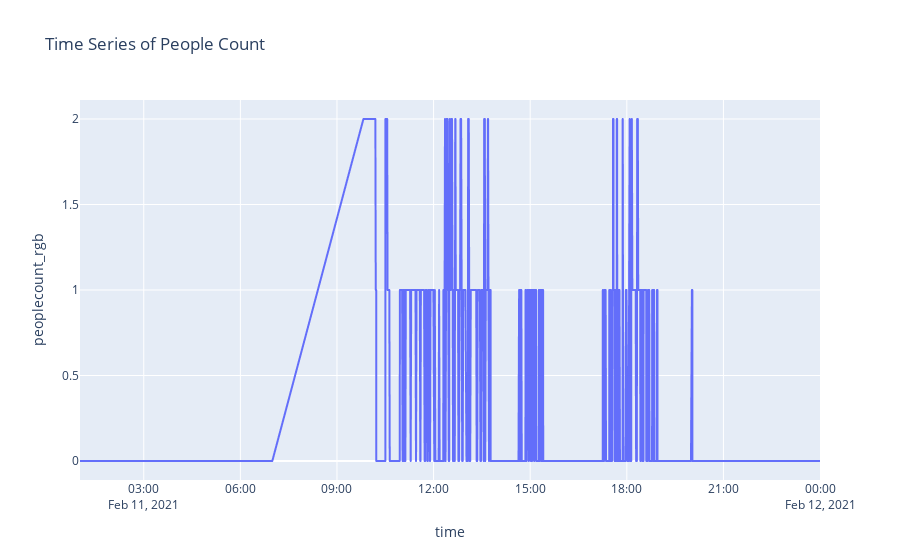
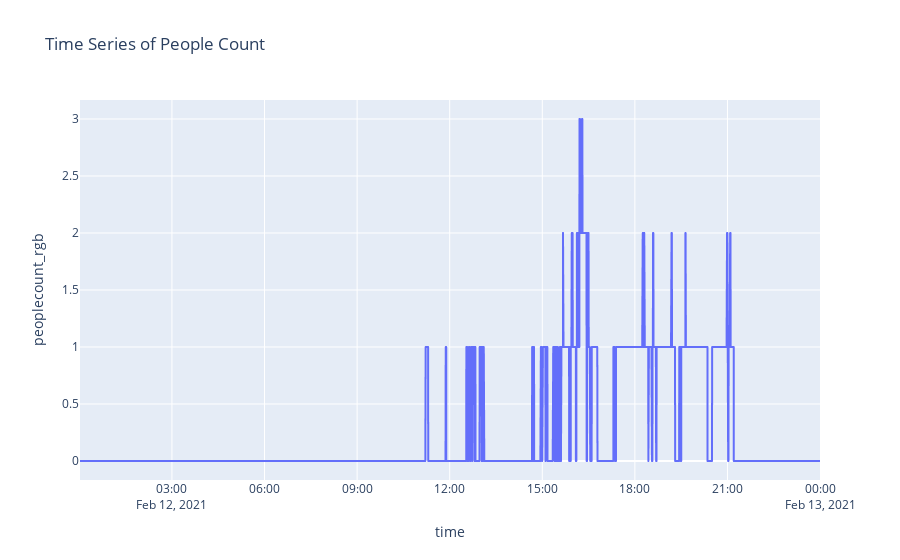
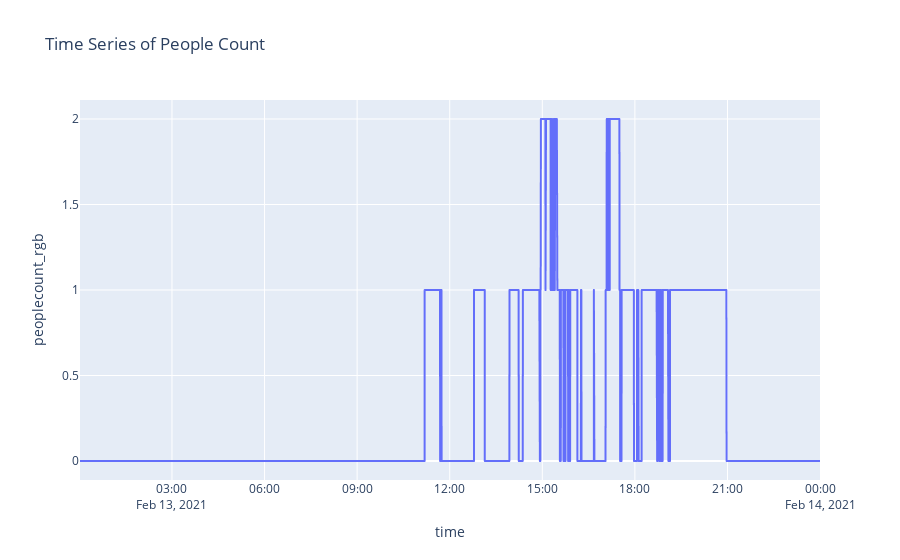
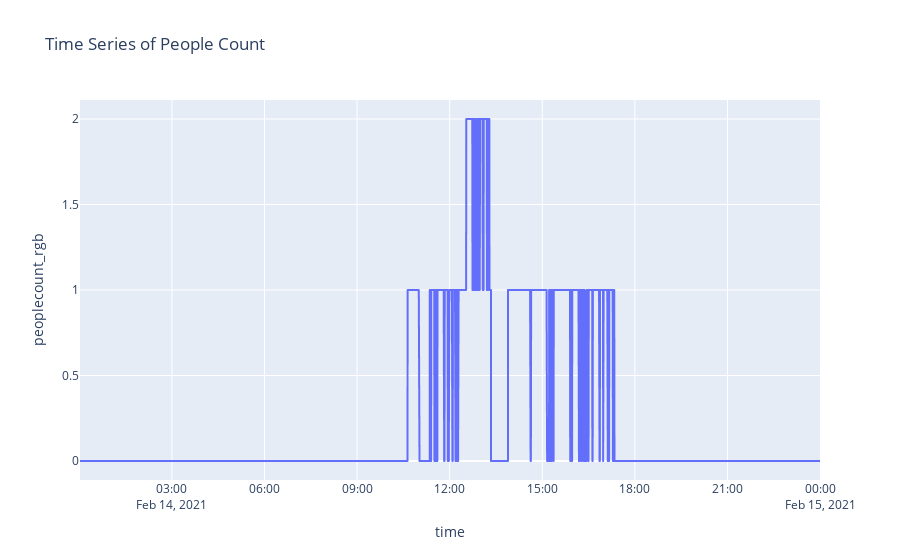

The code cell stored with these charts, in order, in its notebook:
### Code cell
# plot time series of people count for each day
utils.plot_time_series_dbd(df)
utils.plot_time_series_dbd(df,matplotlib = True, first = False)

### Figure 1 — Plotly figure (JSON) as saved in the notebook; plotly's stock layout.template omitted (floating-point values rounded to 4 significant figures; data arrays with more than 128 entries replaced by an {"elided": "..."} marker saying what was removed)
{"data": [{"hovertemplate": "time=%{x}<br>peoplecount_rgb=%{y}<extra></extra>", "legendgroup": "", "line": {"color": "#636efa", "dash": "solid"}, "marker": {"symbol": "circle"}, "mode": "lines", "name": "", "showlegend": false, "type": "scattergl", "x": {"elided": "2260 str values"}, "xaxis": "x", "y": {"elided": "2260 int values"}, "yaxis": "y"}], "layout": {"legend": {"tracegroupgap": 0}, "title": {"text": "Time Series of People Count"}, "xaxis": {"anchor": "y", "domain": [0, 1], "title": {"text": "time"}}, "yaxis": {"anchor": "x", "domain": [0, 1], "title": {"text": "peoplecount_rgb"}}}}

### Figure 2 — Plotly figure (JSON) as saved in the notebook; plotly's stock layout.template omitted (floating-point values rounded to 4 significant figures; data arrays with more than 128 entries replaced by an {"elided": "..."} marker saying what was removed)
{"data": [{"hovertemplate": "time=%{x}<br>peoplecount_rgb=%{y}<extra></extra>", "legendgroup": "", "line": {"color": "#636efa", "dash": "solid"}, "marker": {"symbol": "circle"}, "mode": "lines", "name": "", "showlegend": false, "type": "scattergl", "x": {"elided": "2516 str values"}, "xaxis": "x", "y": {"elided": "2516 int values"}, "yaxis": "y"}], "layout": {"legend": {"tracegroupgap": 0}, "title": {"text": "Time Series of People Count"}, "xaxis": {"anchor": "y", "domain": [0, 1], "title": {"text": "time"}}, "yaxis": {"anchor": "x", "domain": [0, 1], "title": {"text": "peoplecount_rgb"}}}}

### Figure 3 — Plotly figure (JSON) as saved in the notebook; plotly's stock layout.template omitted (floating-point values rounded to 4 significant figures; data arrays with more than 128 entries replaced by an {"elided": "..."} marker saying what was removed)
{"data": [{"hovertemplate": "time=%{x}<br>peoplecount_rgb=%{y}<extra></extra>", "legendgroup": "", "line": {"color": "#636efa", "dash": "solid"}, "marker": {"symbol": "circle"}, "mode": "lines", "name": "", "showlegend": false, "type": "scattergl", "x": {"elided": "2345 str values"}, "xaxis": "x", "y": {"elided": "2345 int values"}, "yaxis": "y"}], "layout": {"legend": {"tracegroupgap": 0}, "title": {"text": "Time Series of People Count"}, "xaxis": {"anchor": "y", "domain": [0, 1], "title": {"text": "time"}}, "yaxis": {"anchor": "x", "domain": [0, 1], "title": {"text": "peoplecount_rgb"}}}}

### Figure 4 — Plotly figure (JSON) as saved in the notebook; plotly's stock layout.template omitted (floating-point values rounded to 4 significant figures; data arrays with more than 128 entries replaced by an {"elided": "..."} marker saying what was removed)
{"data": [{"hovertemplate": "time=%{x}<br>peoplecount_rgb=%{y}<extra></extra>", "legendgroup": "", "line": {"color": "#636efa", "dash": "solid"}, "marker": {"symbol": "circle"}, "mode": "lines", "name": "", "showlegend": false, "type": "scattergl", "x": {"elided": "2385 str values"}, "xaxis": "x", "y": {"elided": "2385 int values"}, "yaxis": "y"}], "layout": {"legend": {"tracegroupgap": 0}, "title": {"text": "Time Series of People Count"}, "xaxis": {"anchor": "y", "domain": [0, 1], "title": {"text": "time"}}, "yaxis": {"anchor": "x", "domain": [0, 1], "title": {"text": "peoplecount_rgb"}}}}
